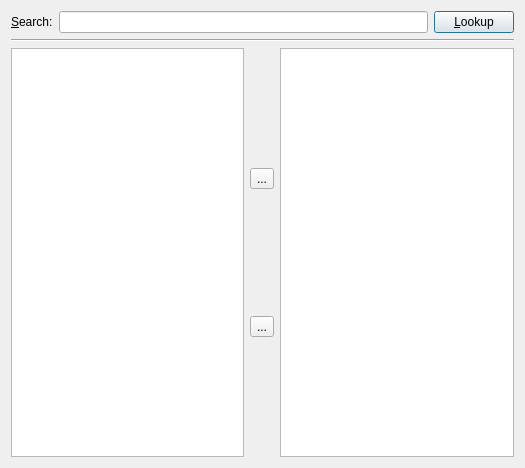
<ui version="4.0" >
 <class>FindShows</class>
 <widget class="QWidget" name="FindShows" >
  <property name="geometry" >
   <rect>
    <x>0</x>
    <y>0</y>
    <width>525</width>
    <height>468</height>
   </rect>
  </property>
  <property name="windowTitle" >
   <string>Form</string>
  </property>
  <layout class="QGridLayout" name="gridLayout" >
   <item row="0" column="0" >
    <layout class="QHBoxLayout" name="horizontalLayout_2" >
     <item>
      <widget class="QLabel" name="lblSearch" >
       <property name="text" >
        <string>&amp;Search:</string>
       </property>
       <property name="buddy" >
        <cstring>leSearch</cstring>
       </property>
      </widget>
     </item>
     <item>
      <widget class="QLineEdit" name="leSearch" />
     </item>
     <item>
      <widget class="QPushButton" name="btnLookup" >
       <property name="text" >
        <string>&amp;Lookup</string>
       </property>
       <property name="autoDefault" >
        <bool>true</bool>
       </property>
       <property name="default" >
        <bool>true</bool>
       </property>
       <property name="flat" >
        <bool>false</bool>
       </property>
      </widget>
     </item>
    </layout>
   </item>
   <item row="1" column="0" >
    <widget class="Line" name="line" >
     <property name="orientation" >
      <enum>Qt::Horizontal</enum>
     </property>
    </widget>
   </item>
   <item row="2" column="0" >
    <layout class="QHBoxLayout" name="horizontalLayout" >
     <item>
      <widget class="QListWidget" name="listWidget" />
     </item>
     <item>
      <layout class="QVBoxLayout" name="verticalLayout" >
       <item>
        <spacer name="verticalSpacer" >
         <property name="orientation" >
          <enum>Qt::Vertical</enum>
         </property>
         <property name="sizeHint" stdset="0" >
          <size>
           <width>20</width>
           <height>40</height>
          </size>
         </property>
        </spacer>
       </item>
       <item>
        <widget class="QToolButton" name="toolButton" >
         <property name="text" >
          <string>...</string>
         </property>
        </widget>
       </item>
       <item>
        <spacer name="verticalSpacer_2" >
         <property name="orientation" >
          <enum>Qt::Vertical</enum>
         </property>
         <property name="sizeHint" stdset="0" >
          <size>
           <width>20</width>
           <height>40</height>
          </size>
         </property>
        </spacer>
       </item>
       <item>
        <widget class="QToolButton" name="toolButton_2" >
         <property name="text" >
          <string>...</string>
         </property>
        </widget>
       </item>
       <item>
        <spacer name="verticalSpacer_3" >
         <property name="orientation" >
          <enum>Qt::Vertical</enum>
         </property>
         <property name="sizeHint" stdset="0" >
          <size>
           <width>20</width>
           <height>40</height>
          </size>
         </property>
        </spacer>
       </item>
      </layout>
     </item>
     <item>
      <widget class="QListView" name="listView_2" />
     </item>
    </layout>
   </item>
  </layout>
 </widget>
 <resources>
  <include location="../../pixmaps/nextshows.qrc" />
 </resources>
 <connections/>
</ui>
